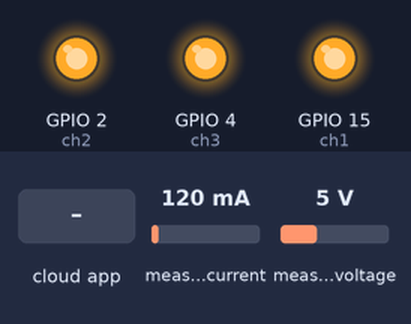
Bench run of a sketch on a simulated ESP32. Parts: output pins drawn as LEDs (lit = HIGH). Inputs (shaded band) come from the test bench; at power-on: measured current 120 mA, measured voltage 5 V. WiFi joins after 1.5 s; servers stay silent unless stated; the Firebase database answers and starts empty; what the sketch prints to the serial monitor is not drawn.

Above: at 2.7 s.
2.8 s: the phone or cloud app sets r4 to true
At 5.3 s:
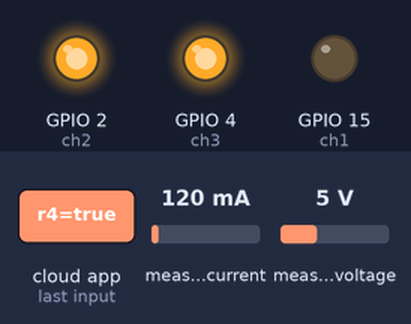
5.7 s: the phone or cloud app sets r5 to true
At 6.2 s:
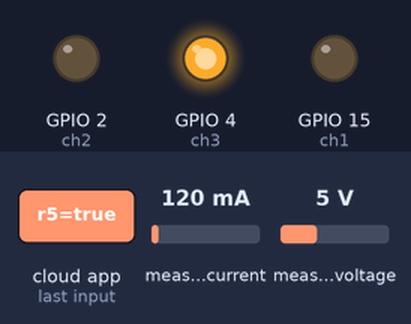
7.3 s: the phone or cloud app sets r6 to true
At 8.3 s:
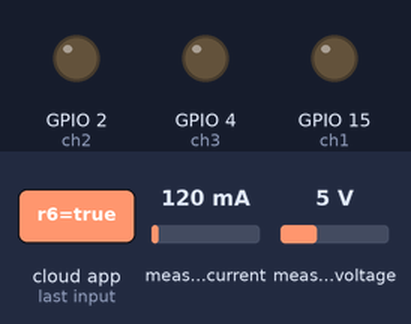
Timing chart, 0 to 10.3 s (numbered marks = the images above; inputs shaded):
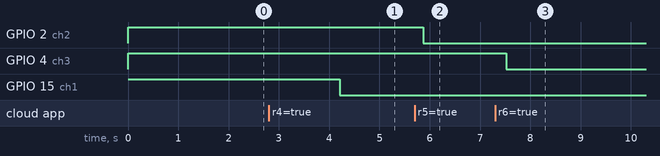

Measured:
- after the input at 2.8 s, GPIO 15 (ch1): HIGH → LOW after 1.4 s
- after the input at 5.7 s, GPIO 2 (ch2): HIGH → LOW after 0.17 s
- after the input at 7.3 s, GPIO 4 (ch3): HIGH → LOW after 0.22 s

The sketch:

Kamar2.ino
```cpp
#include <FirebaseESP32.h>
#include  <WiFi.h>
#define ch1 15
#define ch2 2
#define ch3 4

#define WIFI_SSID "Dr Ir H Amin MT"
#define WIFI_PASSWORD "duakatahurufbesarsemua"
#define FIREBASE_HOST "electric-socket-default-rtdb.firebaseio.com"
#define FIREBASE_AUTH "5rLy39hUjnJrYUOmgEiUpyM57C6ZnvGiqnMPLLs3"
FirebaseData fbdo;

#include "EmonLib.h"
EnergyMonitor emon;
#define vCalibration 83.

void setup()
{
  pinMode(ch1, OUTPUT);
  pinMode(ch2, OUTPUT);
  pinMode(ch3, OUTPUT);
  digitalWrite(ch1, 1);
  digitalWrite(ch2, 1);
  digitalWrite(ch3, 1);

  Serial.begin(9600);
  WiFi.begin(WIFI_SSID, WIFI_PASSWORD);
  Serial.print("Connecting to Wi-Fi");
  while (WiFi.status() != WL_CONNECTED)
  {
    Serial.print(".");
    delay(300);
  }
  Serial.println();
  Serial.print("Connected with IP: ");
  Serial.println(WiFi.localIP());
  Serial.println();
  Firebase.begin(FIREBASE_HOST, FIREBASE_AUTH);
  Firebase.reconnectWiFi(true);
}

void loop()
{
  emon.voltage(13, vCalibration, 1.7);
  emon.calcVI(20, 2000);
  float supplyVoltage   = emon.Vrms * 10;
  Serial.print("V1 = ");
  Serial.println(supplyVoltage);
  Firebase.setFloat(fbdo, "/Tegangan/Voltase4", supplyVoltage) ? "ok" : fbdo.errorReason().c_str();

  emon.voltage(12, vCalibration, 1.7);
  emon.calcVI(20, 2000);
  supplyVoltage   = emon.Vrms * 10;
  Serial.print("V2 = ");
  Serial.println(supplyVoltage);
  Firebase.setFloat(fbdo, "/Tegangan/Voltase5", supplyVoltage) ? "ok" : fbdo.errorReason().c_str();

  emon.voltage(14, vCalibration, 1.7);
  emon.calcVI(20, 2000);
  supplyVoltage   = emon.Vrms * 10;
  Serial.print("V3 = ");
  Serial.println(supplyVoltage);
  Firebase.setFloat(fbdo, "/Tegangan/Voltase6", supplyVoltage) ? "ok" : fbdo.errorReason().c_str();

  if (Firebase.getString(fbdo, "Relay/r4"))
  {
    Serial.print("Get int data A success, str = ");
    Serial.println(fbdo.stringData());
    if (fbdo.stringData() == "true")
    {
      digitalWrite(ch1, LOW);
    }
    else
    {
      digitalWrite(ch1, HIGH);
    }
  } else {
    Serial.print("Error in getString, ");
    Serial.println(fbdo.errorReason());
  }
  if (Firebase.getString(fbdo, "Relay/r5"))
  {
    Serial.print("Get int data B success, str = ");
    Serial.println(fbdo.stringData());
    if (fbdo.stringData() == "true")
    {
      digitalWrite(ch2, LOW);
    }
    else
    {
      digitalWrite(ch2, HIGH);
    }
  } else {
    Serial.print("Error in getString, ");
    Serial.println(fbdo.errorReason());
  }
  if (Firebase.getString(fbdo, "Relay/r6"))
  {
    Serial.print("Get int data C success, str = ");
    Serial.println(fbdo.stringData());
    if (fbdo.stringData() == "true")
    {
      digitalWrite(ch3, LOW);
    }
    else
    {
      digitalWrite(ch3, HIGH);
    }
  } else {
    Serial.print("Error in getString, ");
    Serial.println(fbdo.errorReason());
  }
}
```
